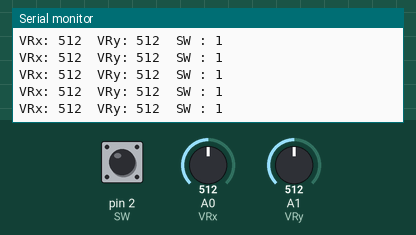
Recording of a sketch running on a simulated Arduino Uno, built with avr-gcc and run on an emulated ATmega328P. On the bench: the last lines printed to the serial monitor. The test bench sets the inputs (shaded band); at power-on: A0 (VRx) = 512, A1 (VRy) = 512, pin 2 (SW) HIGH.

Above: at 1.2 s.
1.3 s: A0 (VRx) set to 716
At 1.56 s:
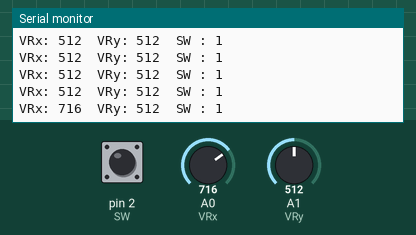
2.8 s: A1 (VRy) set to 716
At 2.97 s:
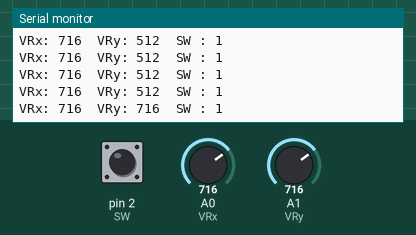
4.3 s: pin 2 (SW) pulled LOW for 0.25 s
At 4.57 s:
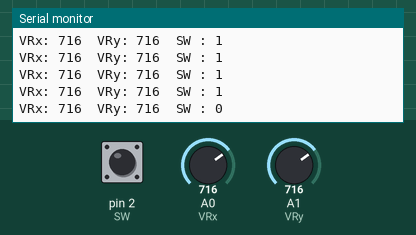
6.0 s: A0 (VRx) set to 900
At 6.18 s:
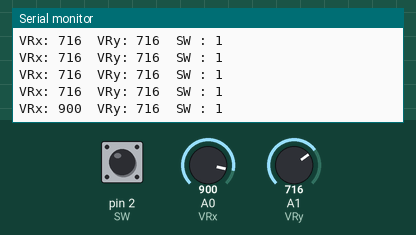
7.5 s: pin 2 (SW) pulled LOW for 1 s
At 7.78 s:
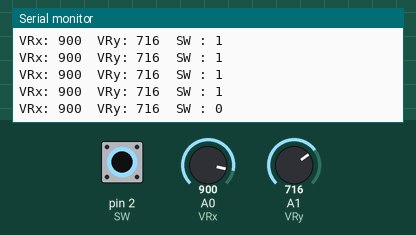
10.0 s: A1 (VRy) set to 900
At 10.19 s:
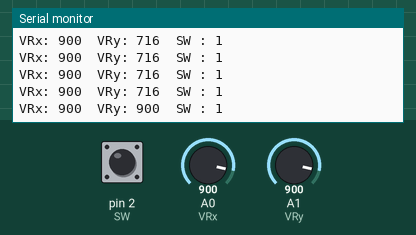
Timing chart, 0 to 12.5 s (numbered marks = the images above; inputs shaded):
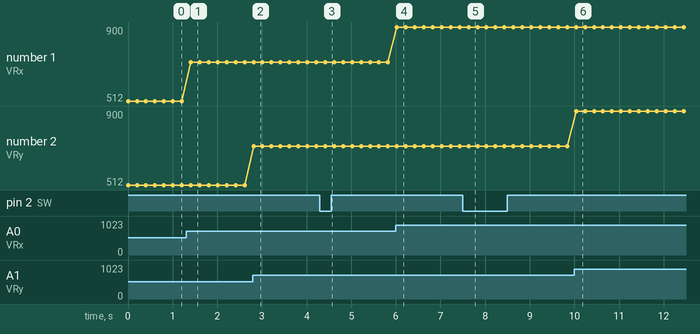

The sketch:

joystick.ino
```cpp
// Pin Connections
int VRx = A0;
int VRy = A1;
int SW = 2;

void setup()
{
  Serial.begin(9600);

  pinMode(VRx, INPUT);
  pinMode(VRy, INPUT);
  pinMode(SW, INPUT_PULLUP);
}

void loop()
{
  Serial.print("\nVRx: ");
  Serial.print(analogRead(VRx));
  Serial.print("\tVRy: ");
  Serial.print(analogRead(VRy));
  Serial.print("\tSW : ");
  Serial.print(digitalRead(SW));

  delay(200);
}
```

Measured:
- after the input at 1.3 s, the serial monitor: prints a new line after 0.11 s (image 1)
- after the input at 2.8 s, the serial monitor: prints a new line at once (image 2)
- after the input at 4.3 s, the serial monitor: prints a new line after 0.12 s (image 3)
- after the input at 6.0 s, the serial monitor: prints a new line at once (image 4)
- after the input at 7.5 s, the serial monitor: prints a new line after 0.13 s (image 5)
- after the input at 10.0 s, the serial monitor: prints a new line at once (image 6)
- plotted number 1: 512 → 716 after the input at 1.3 s, 716 → 900 after the input at 6.0 s
